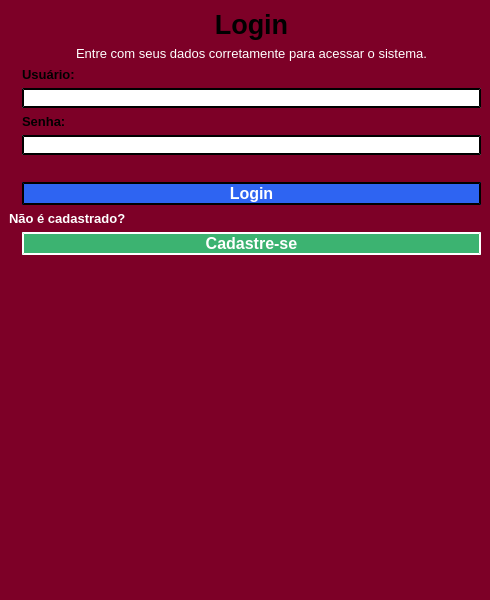
<?xml version="1.0" encoding="UTF-8"?>
<ui version="4.0">
 <class>MainWindow</class>
 <widget class="QMainWindow" name="MainWindow">
  <property name="geometry">
   <rect>
    <x>0</x>
    <y>0</y>
    <width>490</width>
    <height>600</height>
   </rect>
  </property>
  <property name="sizePolicy">
   <sizepolicy hsizetype="Expanding" vsizetype="Expanding">
    <horstretch>0</horstretch>
    <verstretch>0</verstretch>
   </sizepolicy>
  </property>
  <property name="maximumSize">
   <size>
    <width>16777213</width>
    <height>16777215</height>
   </size>
  </property>
  <property name="font">
   <font>
    <pointsize>12</pointsize>
   </font>
  </property>
  <property name="windowTitle">
   <string>Tela de Login</string>
  </property>
  <property name="windowIcon">
   <iconset>
    <normaloff>logo-fiocruz.jpeg</normaloff>logo-fiocruz.jpeg</iconset>
  </property>
  <property name="styleSheet">
   <string notr="true">background-color: rgb(125, 0, 39);</string>
  </property>
  <widget class="QWidget" name="centralwidget">
   <layout class="QFormLayout" name="formLayout">
    <item row="0" column="1">
     <widget class="QLabel" name="label_7">
      <property name="font">
       <font>
        <pointsize>20</pointsize>
        <weight>75</weight>
        <bold>true</bold>
       </font>
      </property>
      <property name="styleSheet">
       <string notr="true">color: rgb(0, 0, 0);</string>
      </property>
      <property name="text">
       <string>Login</string>
      </property>
      <property name="alignment">
       <set>Qt::AlignCenter</set>
      </property>
     </widget>
    </item>
    <item row="3" column="0">
     <widget class="QLabel" name="label_2">
      <property name="text">
       <string/>
      </property>
      <property name="pixmap">
       <pixmap>usuario.png</pixmap>
      </property>
     </widget>
    </item>
    <item row="3" column="1">
     <widget class="QLabel" name="label_3">
      <property name="font">
       <font>
        <pointsize>10</pointsize>
        <weight>75</weight>
        <bold>true</bold>
       </font>
      </property>
      <property name="text">
       <string>Usuário:</string>
      </property>
     </widget>
    </item>
    <item row="4" column="1">
     <widget class="QLineEdit" name="lineEdit">
      <property name="styleSheet">
       <string notr="true">background-color: rgb(255, 255, 255);
border-radius: 15px;
border-style: outset;
border-width: 2px;</string>
      </property>
     </widget>
    </item>
    <item row="5" column="0">
     <widget class="QLabel" name="label_4">
      <property name="text">
       <string/>
      </property>
      <property name="pixmap">
       <pixmap>cadeado.png</pixmap>
      </property>
     </widget>
    </item>
    <item row="5" column="1">
     <widget class="QLabel" name="label_5">
      <property name="font">
       <font>
        <pointsize>10</pointsize>
        <weight>75</weight>
        <bold>true</bold>
       </font>
      </property>
      <property name="text">
       <string>Senha:</string>
      </property>
     </widget>
    </item>
    <item row="6" column="1">
     <widget class="QLineEdit" name="lineEdit_2">
      <property name="styleSheet">
       <string notr="true">background-color: rgb(255, 255, 255);
border-radius: 15px;
border-style: outset;
border-width: 2px;</string>
      </property>
     </widget>
    </item>
    <item row="7" column="1">
     <widget class="QLabel" name="label_6">
      <property name="font">
       <font>
        <pointsize>10</pointsize>
        <weight>75</weight>
        <bold>true</bold>
       </font>
      </property>
      <property name="text">
       <string/>
      </property>
     </widget>
    </item>
    <item row="8" column="1">
     <widget class="QPushButton" name="pushButton">
      <property name="font">
       <font>
        <pointsize>12</pointsize>
        <weight>75</weight>
        <bold>true</bold>
       </font>
      </property>
      <property name="cursor">
       <cursorShape>PointingHandCursor</cursorShape>
      </property>
      <property name="styleSheet">
       <string notr="true">background-color: rgb(46, 100, 242);
color: rgb(255, 255, 255);
border-radius: 15px;
border-style: outset;
border-width: 2px;
border-color: black;</string>
      </property>
      <property name="text">
       <string>Login</string>
      </property>
     </widget>
    </item>
    <item row="9" column="0" colspan="2">
     <widget class="QLabel" name="label">
      <property name="font">
       <font>
        <pointsize>10</pointsize>
        <weight>75</weight>
        <bold>true</bold>
       </font>
      </property>
      <property name="styleSheet">
       <string notr="true">color: rgb(255, 255, 255);
</string>
      </property>
      <property name="text">
       <string>Não é cadastrado?</string>
      </property>
      <property name="textFormat">
       <enum>Qt::AutoText</enum>
      </property>
     </widget>
    </item>
    <item row="10" column="1">
     <widget class="QPushButton" name="btn_cadastre_se">
      <property name="font">
       <font>
        <pointsize>12</pointsize>
        <weight>75</weight>
        <bold>true</bold>
       </font>
      </property>
      <property name="cursor">
       <cursorShape>PointingHandCursor</cursorShape>
      </property>
      <property name="styleSheet">
       <string notr="true">color: rgb(255, 255, 255);
background-color: rgb(60, 179, 113);
border-style: outset;
border-width: 2px;</string>
      </property>
      <property name="text">
       <string>Cadastre-se</string>
      </property>
     </widget>
    </item>
    <item row="2" column="1">
     <widget class="QLabel" name="label_8">
      <property name="font">
       <font>
        <pointsize>10</pointsize>
       </font>
      </property>
      <property name="styleSheet">
       <string notr="true">color: rgb(255, 255, 255);</string>
      </property>
      <property name="text">
       <string>Entre com seus dados corretamente para acessar o sistema.</string>
      </property>
      <property name="alignment">
       <set>Qt::AlignCenter</set>
      </property>
     </widget>
    </item>
   </layout>
   <zorder>lineEdit</zorder>
   <zorder>lineEdit_2</zorder>
   <zorder>btn_cadastre_se</zorder>
   <zorder>label_3</zorder>
   <zorder>label_5</zorder>
   <zorder>label_2</zorder>
   <zorder>label_4</zorder>
   <zorder>label</zorder>
   <zorder>label_6</zorder>
   <zorder>pushButton</zorder>
   <zorder>label_7</zorder>
   <zorder>label_8</zorder>
  </widget>
  <widget class="QMenuBar" name="menubar">
   <property name="geometry">
    <rect>
     <x>0</x>
     <y>0</y>
     <width>490</width>
     <height>21</height>
    </rect>
   </property>
  </widget>
  <widget class="QStatusBar" name="statusbar"/>
 </widget>
 <tabstops>
  <tabstop>lineEdit</tabstop>
  <tabstop>lineEdit_2</tabstop>
  <tabstop>pushButton</tabstop>
  <tabstop>btn_cadastre_se</tabstop>
 </tabstops>
 <resources/>
 <connections/>
</ui>
